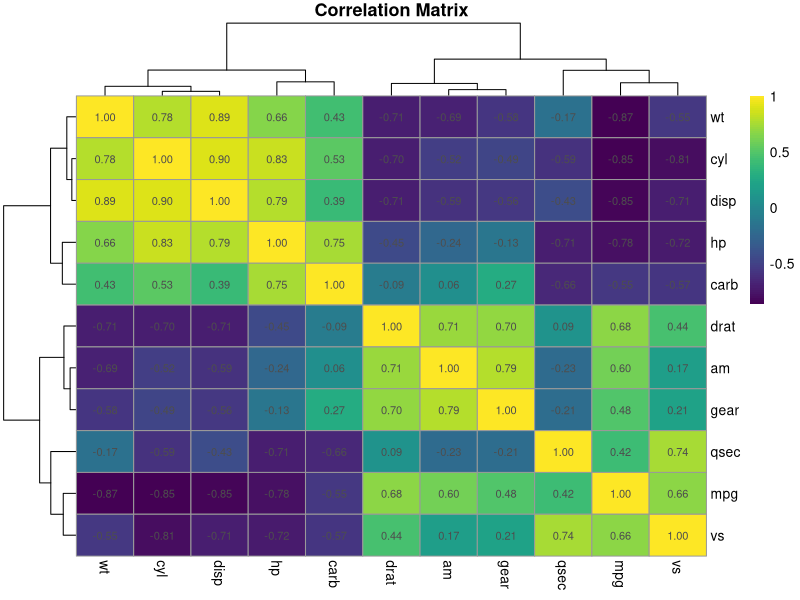
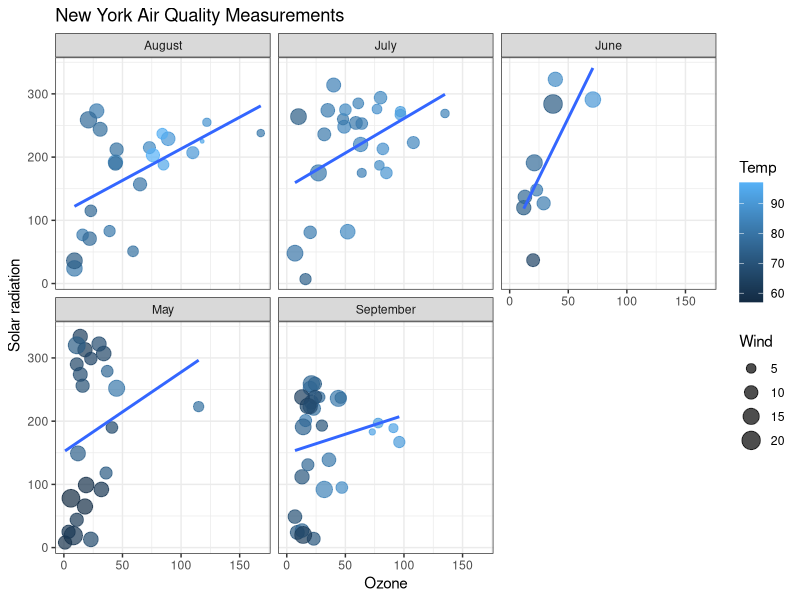
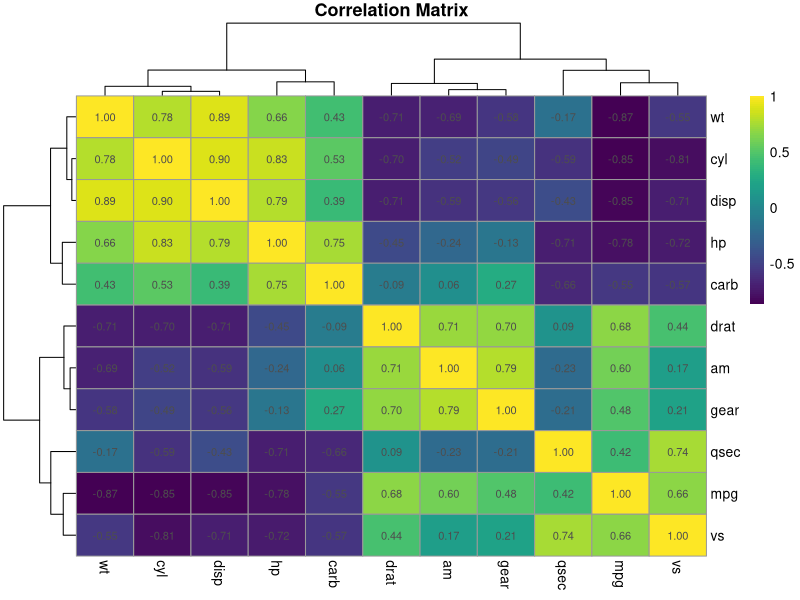
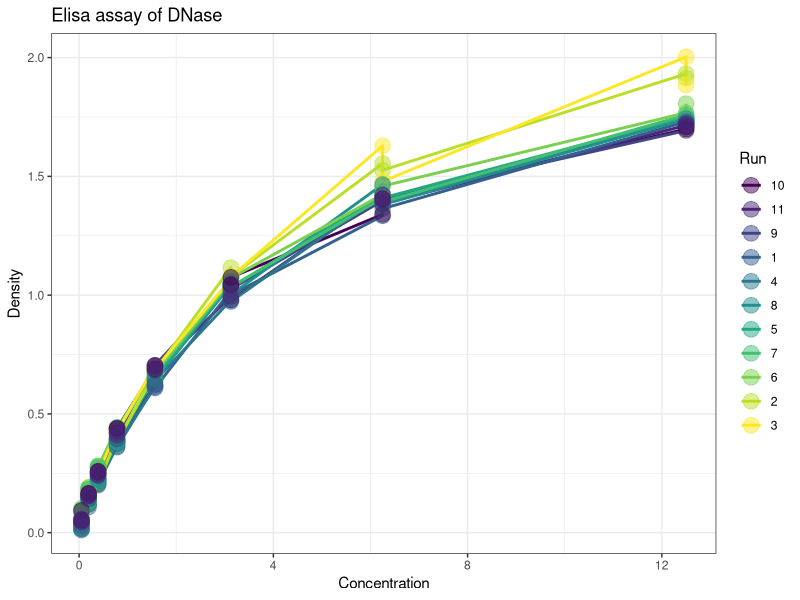
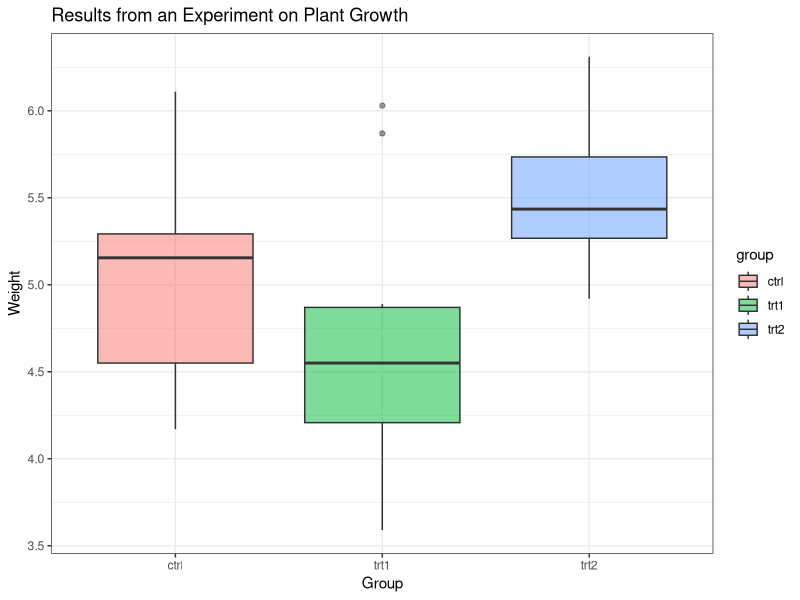
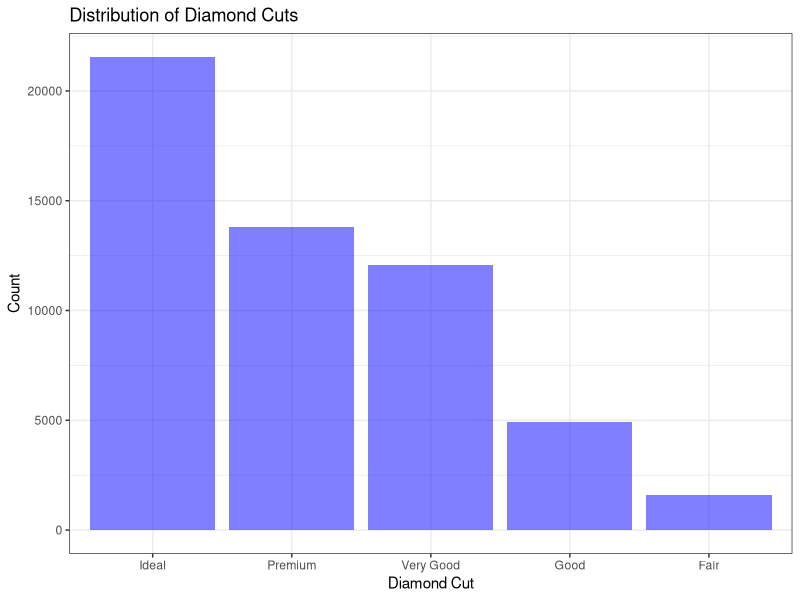

These charts were generated, in order, by the following R code:
#importing libraries
library(ggplot2)
library(tidyverse)
library(pheatmap)
library(viridis)

#seeing datasets
data()

#creating plots from various data

diamonds <- diamonds %>% ggplot(aes(fct_infreq(cut))) +
  geom_bar(fill = "blue", alpha = 0.5) +
  labs(x = "Diamond Cut", y = "Count", title = "Distribution of Diamond Cuts") +
  theme_bw()

DNase <- DNase %>% 
  ggplot(aes(conc, density, colour = Run)) +
  geom_line(size = 1) +
  geom_point(alpha = 0.5, size = 5) +
  labs(title = "Elisa assay of DNase",
       x = "Concentration",
       y = "Density") +
  theme_bw()

PlantGrowth <- PlantGrowth %>% 
  ggplot(aes(group, weight, fill = group)) +
  geom_boxplot(alpha = 0.5) +
  labs(x = "Group",
       y = "Weight",
       title = "Results from an Experiment on Plant Growth") +
  theme_bw()

airquality <- airquality %>% 
  drop_na() %>% 
  mutate(Month = gsub( 5 ,"May",Month),
         Month = gsub( 6 ,"June",Month),
         Month = gsub( 7 ,"July",Month),
         Month = gsub( 8 ,"August",Month),
         Month = gsub( 9 ,"September",Month)) %>% 
         ggplot(aes(Ozone, Solar.R) ) +
         geom_point(alpha = 0.7, aes(size = Wind, color = Temp)) +
         geom_smooth(method = lm, se = F) +
         facet_wrap(~Month) +
         labs(x = "Ozone",
              y = "Solar radiation",
              title = "New York Air Quality Measurements") +
         theme_bw()

#calculating the correlation and creating the heatmap
correlation <- cor(mtcars)
corrr <- pheatmap(correlation, 
         color = viridis(100), 
         display_numbers = TRUE,
         main = "Correlation Matrix") 

#save plots
png("airquality.png", width = 2400, height = 1600, res = 360)
airquality
dev.off()

png("corrr.png", width = 2400, height = 1600, res = 360)
corrr
dev.off()

png("DNase.png", width = 2400, height = 1600, res = 360)
DNase
dev.off()

png("PlantGrowth.png", width = 2400, height = 1600, res = 360)
PlantGrowth
dev.off()

png("diamonds.png", width = 2400, height = 1600, res = 360)
diamonds
dev.off()
